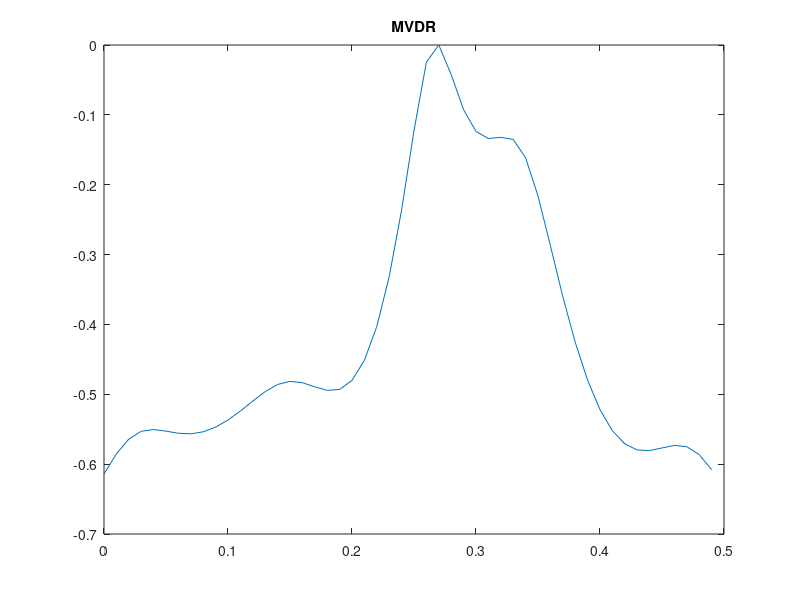

MATLAB code to generate this figure:
clear all
close all
j=sqrt(-1);
L=100;  %time of sim
N=2^8; %length of  signal
M=32;   %max delay
n=0:N-1;
f=[0.15,0.17,0.26];

%for ii=1:L
	phi_k=2*pi*rand(1,3);             %phase [0 2pi]
	a=rand(1,3);
    a=[1 2 3];
	a_k=a.*exp(j*phi_k);       %|a_k|?
    
	s_1=a_k(1)*exp(j*2*pi*f(1)*n);
	s_2=a_k(2)*exp(j*2*pi*f(2)*n);
	s_3=a_k(3)*exp(j*2*pi*f(3)*n);
	s_n=[s_1;s_2;s_3];
	v_1=awgn(s_1,20,'measured');
	v_2=awgn(s_2,25,'measured');
	v_3=awgn(s_3,30,'measured');
	v=[v_1;v_2;v_3];
	u=sum(s_n+v);     %signal 
	
	
	%r_1(m)=1/N*\sum{n=0}{N-1}u_N(n)*u_N_*(n-m)  |m|<=N-1
	
	m=-M+1:M;        %delay of two signal
	%figure
	%r_1=conv(u,u)/N;
		%r_1=zeros(1,size(m));
	r_1_m=0;
	for mm=1:size(m,2);
		if m(mm)>=0 
		for nn=m(mm)+1:N
			r_1_m=r_1_m+conj(u(nn))*u(nn-m(mm));
           % r_1_m=r_1_m+u(nn)*conj(u(nn-m(mm)));
		end
		else
		for nn=1:N+m(mm);
			r_1_m=r_1_m+u(nn)*conj(u(nn-m(mm)));
		end
		end
	
		r_1(mm)=r_1_m/N;
		r_1_m=0;
        
    end
    %figure
	%	r_1=r_1(m(1)+N:m(end)+N)/max(r_1);
	%    plot(abs(fft(r_1)))
	r_1=r_1/max(r_1);
	
	M=8;
	for aa=1:M
		for bb=aa:M
			R(aa,bb)=r_1(aa-bb+M);
		end
	end
	R=R+R'-diag(r_1(M)*ones(1,M));
	invR=	inv(R);

	w_len=100;
	for w=1:w_len
		a_w=exp(-j*2*pi*( (w-w_len/2)/w_len)*(0:M-1));
		P_MVDR(w)=1/abs(((a_w)*invR*(a_w')));
	end
	P_MVDR=abs(P_MVDR)/max(abs(P_MVDR));
	%[peak_value,peak_pos]=findpeaks(log10(S_AR));
	%f1_pos=find(peak_value==max(peak_value));
	%peak_value(f1_pos)=-100;
	%f2_pos=find(peak_value==max(peak_value));
	%peak_value(f2_pos)=-100;
	%f3_pos=find(peak_value==max(peak_value));
	%
	%f_est=[peak_pos(f1_pos),peak_pos(f2_pos),peak_pos(f3_pos)];
	%f_est=f_est*(1/w_len)-0.5;
	%f_est=sort(f_est);
figure
	%plot(-0.5:1/w_len:0.5-1/w_len,log10(P_MVDR))
plot(0:1/w_len:0.5-1/w_len,log10(P_MVDR(w_len/2+1:end)))
title('MVDR')
%end
